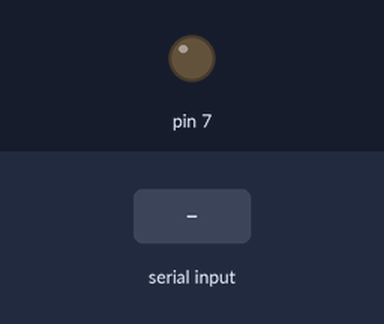
Simulated run of this sketch. Board: Arduino Uno, built with avr-gcc and run on an emulated ATmega328P. Parts: output pins drawn as LEDs (lit = HIGH). The test bench sets the inputs (shaded band). What the sketch prints to the serial monitor is not drawn.

Above: at 1.2 s.
1.3 s: "1" received over the second serial link
At 1.8 s:
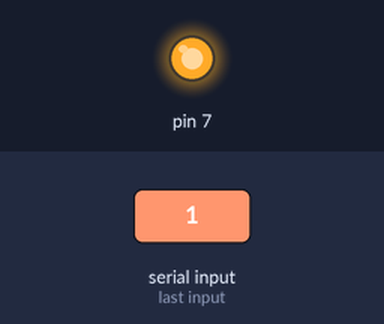
2.8 s: "0" received over the second serial link
At 4.2 s:
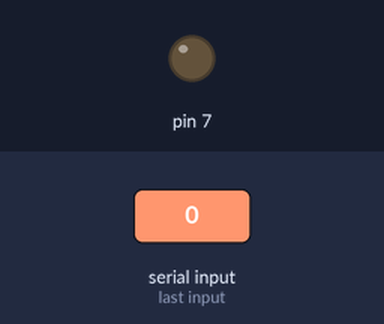
Timing chart, 0 to 5.8 s (numbered marks = the images above; inputs shaded):
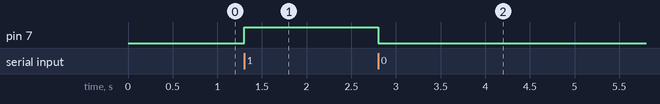

The sketch:

arduino.ino
```cpp
#include <SoftwareSerial.h>
 
SoftwareSerial mySerial(10, 11);
int dataFromBT;
 
void setup() {
  Serial.begin(9600);
  Serial.println("LEDOnOff Starting...");
 
  // The data rate for the SoftwareSerial port needs to
  // match the data rate for your bluetooth board.
  mySerial.begin(9600);
  pinMode(7, OUTPUT);  
}
 
void loop() {
  if (mySerial.available())
    dataFromBT = mySerial.read();
 
  if (dataFromBT == '0') {
    // Turn off LED
    digitalWrite(7, LOW);
  } else if (dataFromBT == '1') {
    // Turn on LEFD
    digitalWrite(7, HIGH);
  }
}
```

Measured:
- after the input at 1.3 s, pin 7: LOW → HIGH at once
- after the input at 2.8 s, pin 7: HIGH → LOW at once
